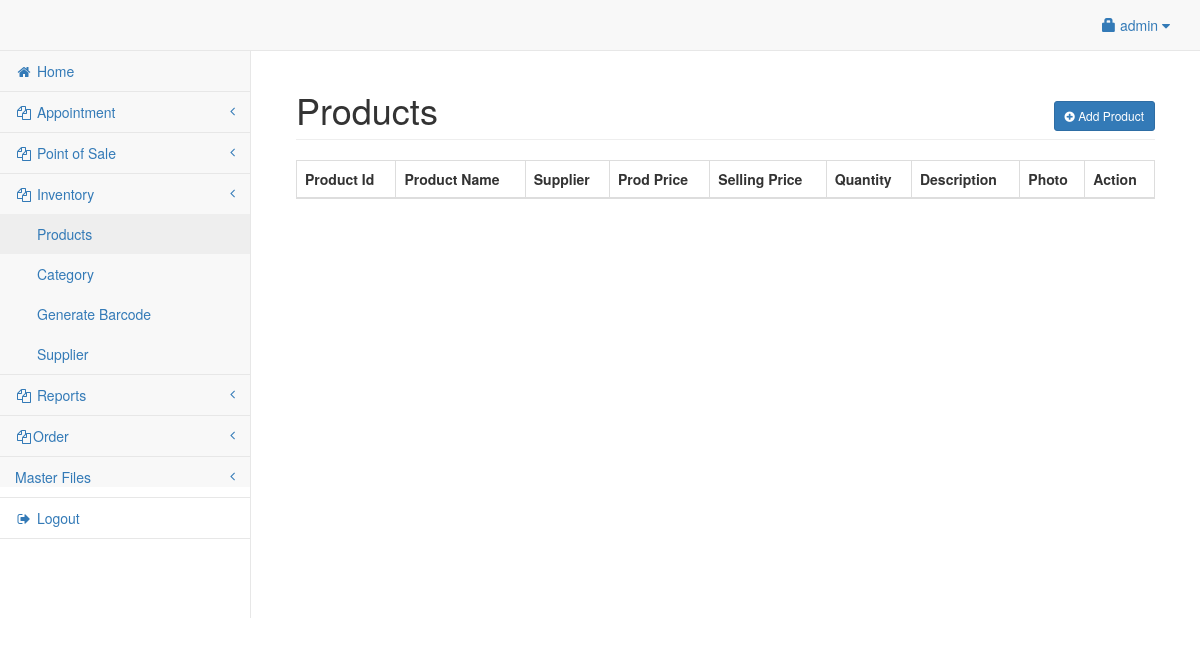
Before: /admin/product.php (signed in) with the older database file.
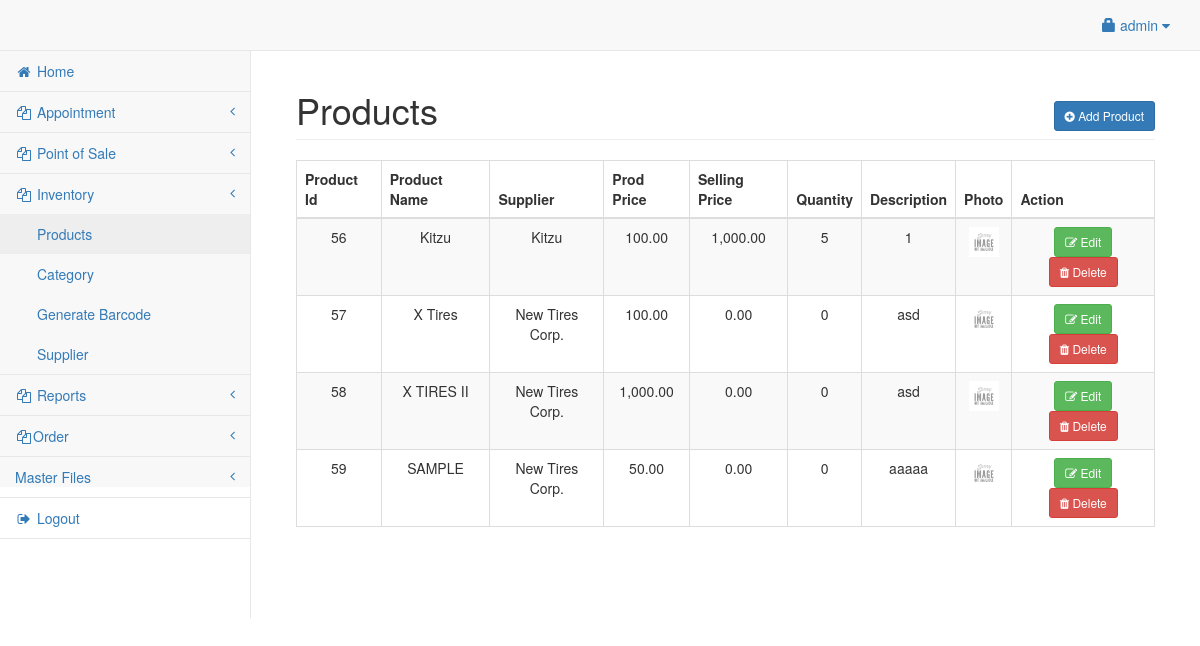
After: the same page with the newer database file.
### tables this page shows
CREATE TABLE `product` (
  `productid` int(11) NOT NULL,
  `categoryid` int(11) NOT NULL,
  `barcode_id` varchar(25) NOT NULL,
  `product_name` varchar(150) NOT NULL,
  `product_price` double NOT NULL,
  `price` int(10) NOT NULL,
  `product_qty` double NOT NULL,
  `photo` varchar(200) NOT NULL,
  `supplierid` int(11) NOT NULL,
  `date` date NOT NULL,
  `about` varchar(250) NOT NULL,
  `damage_qty` double NOT NULL
);

CREATE TABLE `supplier` (
  `userid` int(11) NOT NULL,
  `company_name` varchar(50) NOT NULL,
  `company_address` varchar(150) NOT NULL,
  `contact` varchar(50) NOT NULL
);

### admin/product.php (the view, shortened to what this page needs)
<?php include('header.php'); ?>
<body>
	<div id="wrapper">
		<?php include('navbar.php'); ?>
		<div style="height:50px;"></div>
		<div id="page-wrapper">
			<div class="container-fluid">
				<div class="row">
					<div class="col-lg-12">
						<h1 class="page-header">Products
							<span class="pull-right">
								<button class="btn btn-primary btn-sm" data-toggle="modal" data-target="#addproduct"><i class="fa fa-plus-circle"></i> Add Product</button>
							</span>
						</h1>
					</div>
				</div>
				<div class="row">
					<div class="col-lg-12">
						<table width="100%" class="table table-striped table-bordered table-hover" id="prodTable">
							<thead>
								<tr>
									<th>Product Id </th>
									<th>Product Name</th>
									<th>Supplier</th>
									<th>Prod Price</th>
									<th>Selling Price</th>
									<th>Quantity</th>
									<th>Description</th>
									<th>Photo</th>
									<th>Action</th>
								</tr>
							</thead>
							<tbody>
								<?php
								$pq = mysqli_query($conn, "select * from product left join category on category.categoryid=product.categoryid left join supplier on supplier.userid=product.supplierid");
								while ($pqrow = mysqli_fetch_array($pq)) {
									$pid = $pqrow['productid'];
								?>
									<tr>
									<td><center><?php echo $pid; ?></center></td>
										<td><center><?php echo $pqrow['product_name']; ?></center></td>
										<td><center><?php echo $pqrow['company_name']; ?></center></td>
										<td><center><?php echo number_format($pqrow['price'], 2) ?></center></td>
										<td><center><?php echo  number_format($pqrow['product_price'], 2) ?></center></td>
										<td><center><?php echo $pqrow['product_qty']; ?></center></td>
										<td><center><?php echo $pqrow['about']; ?></center></td>
										<td><center><img src="../<?php if (empty($pqrow['photo'])) {
																echo "upload/noimage.jpg";
															} else {
																echo $pqrow['photo'];
															} ?>" height="30px" width="30px;"></center></td>
										<td><center>
											<button class="btn btn-success btn-sm" data-toggle="modal" data-target="#editprod_<?php echo $pid; ?>"><i class="fa fa-edit"></i> Edit</button>
											<button class="btn btn-danger btn-sm" data-toggle="modal" data-target="#delproduct_<?php echo $pid; ?>"><i class="fa fa-trash"></i> Delete</button>
														</center></td>
									</tr>
								<?php
								}
								?>
							</tbody>
						</table>
					</div>
				</div>
			</div>
		</div>
	</div>
</body>
</html>

Changed rows visible on the page:
added product: productid "56", product_name "Kitzu", supplierid.company_name "Kitzu", price "100.00", product_price "1,000.00", product_qty "5", about "1"
added product: productid "57", product_name "X Tires", supplierid.company_name "New Tires Corp.", price "100.00", product_price "0.00", product_qty "0", about "asd"
added product: productid "58", product_name "X TIRES II", supplierid.company_name "New Tires Corp.", price "1,000.00", product_price "0.00", product_qty "0", about "asd"
added product: productid "59", product_name "SAMPLE", supplierid.company_name "New Tires Corp.", price "50.00", product_price "0.00", product_qty "0", about "aaaaa"
